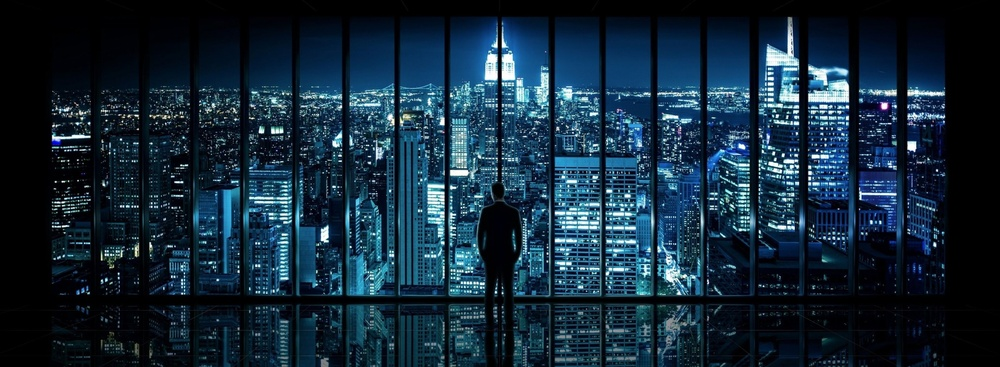
#> input picture auto-image-editor-folder/imgs/2.jpg, 1000 x 367 px, shrunk from 3538 x 1300 before the run; its folder holds only this picture in this run
$ python auto-image-editor.py
#> lines starting #> are read from the running program, lines starting #| are printed output that depends on the picture
from PIL import Image, ImageEnhance, ImageFilter
import os

#two folders, the first for the original images and the second for the edited images
path = './imgs'
pathOut = '/editedImgs'

for filename in os.listdir(path):
    img = Image.open(f"{path}/{filename}")
#> img is the input picture: PIL image 1000x367 RGB; mean R, G, B 20.2, 41.7, 58.3

    #makes the image look cleaner
    edit = img.filter(ImageFilter.SHARPEN).convert('L').rotate(-90)
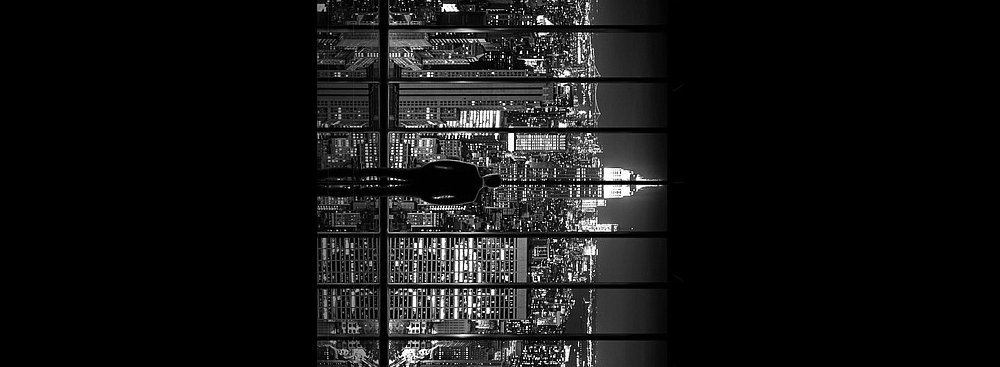
#> edit: PIL image 1000x367 L; min 0, max 255, mean 20.8
    #makes image less pixelated
    edit = img.filter(ImageFilter.SMOOTH_MORE)
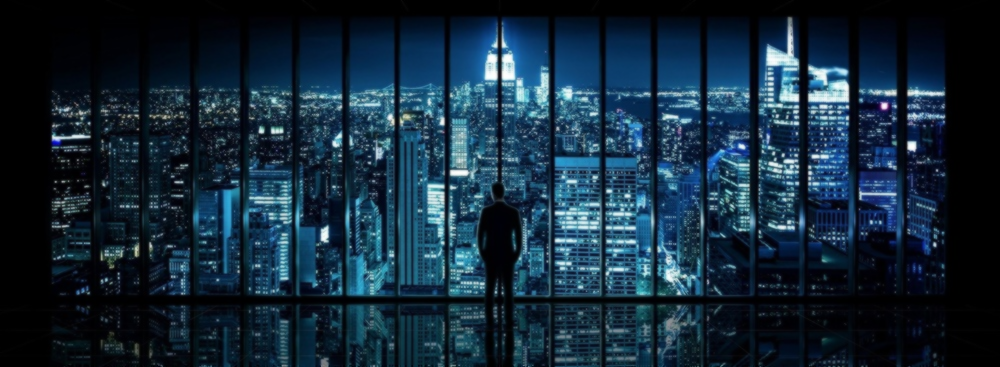
#> edit: PIL image 1000x367 RGB; mean R, G, B 20.2, 41.7, 58.3
    #add contrast to the image
    enhancer = ImageEnhance.Contrast(edit)
    edit = enhancer.enhance(1.5)
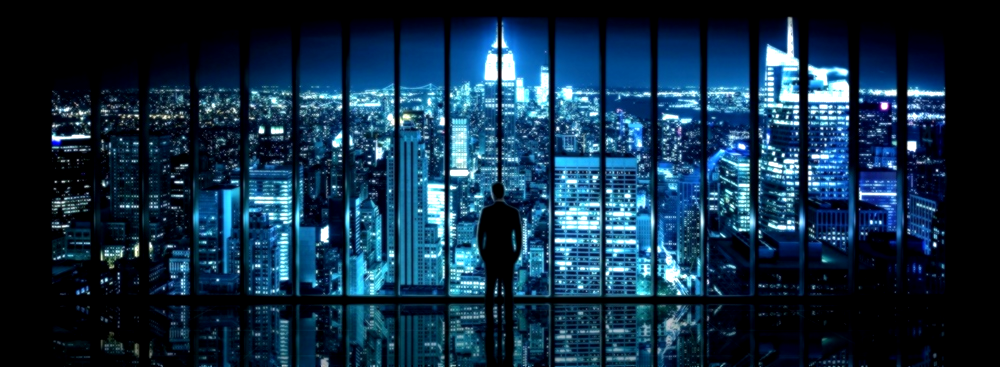
#> edit: PIL image 1000x367 RGB; mean R, G, B 19.5, 47.8, 70.9

    clean_name = os.path.splitext(filename)[0]

    edit.save(f'.{pathOut}/{clean_name}_edited.jpg')
